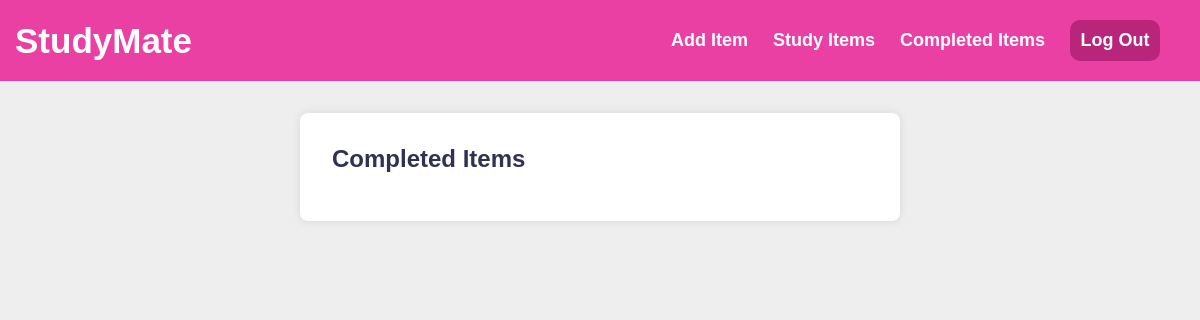
The page /completed (signed in) on the database as committed earlier.
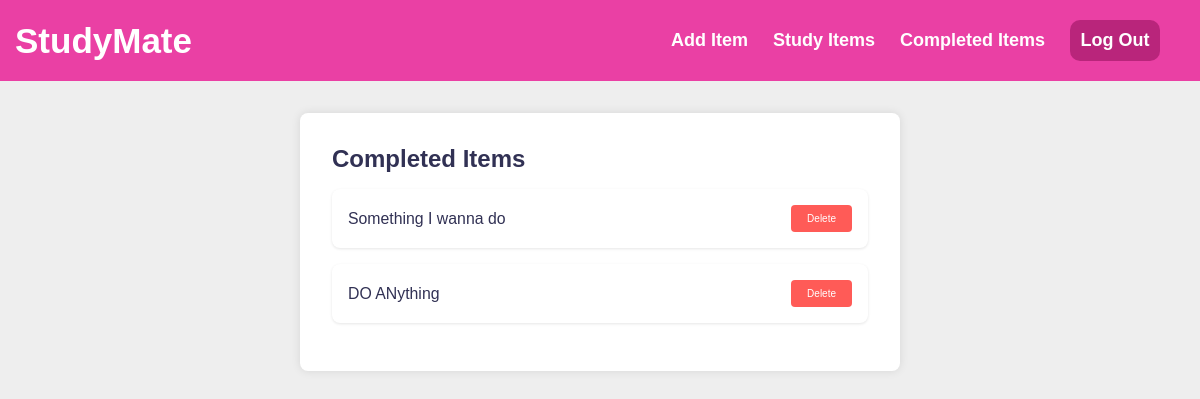
The same page on the database as committed later.
### app.py (models this page shows)
class Task(db.Model):
    id = db.Column(db.Integer, primary_key=True)
    task = db.Column(db.String(200), nullable=False)
    done = db.Column(db.Boolean, default=False)
    user_id = db.Column(db.Integer, db.ForeignKey('user.id'), nullable=False)
    tag_id = db.Column(db.Integer, db.ForeignKey('tag.id'))  # Foreign key to Tag table

### app.py (the view)
@app.route('/completed')
@login_required
def completed():
    completed_tasks = Task.query.filter_by(user_id=current_user.id, done=True).all()
    return render_template('completed_routines.html', completed_tasks=completed_tasks)

### app.py (called while the page is built)
@login_manager.user_loader
def load_user(user_id):
    return User.query.get(int(user_id))

### templates/completed_routines.html (shortened to what this page needs)
<!DOCTYPE html>
<html lang="en">
  <head>
    <link
      rel="stylesheet"
      href="{{ url_for('static', filename='createroutine.css') }}"
    />
  </head>
  {% include 'navigation.html' %}
  <body>
    <div class="container">
      <h1 class="headers">Completed Items</h1>
      <ul class="study_list">
        {% for item in completed_tasks %}
        <li class="study_items">
          <label>
            <span>{{ item.task }}</span>
          </label>
          <div class="actions">
            <a
              class="button delete-button"
              href="{{ url_for('delete', id=item.id) }}"
              >Delete</a
            >
          </div>
        </li>
        {% endfor %}
      </ul>
    </div>
  </body>
</html>

### templates/navigation.html (shortened to what this page needs)
<!DOCTYPE html>
<html lang="en">
<head>
  <link
    rel="stylesheet"
    type="text/css"
    href="{{ url_for('static', filename='nav.css') }}"
  />
</head>
<body>
  <div class="navigation">
    <div class="logo"><a href="#" alt="Logo">StudyMate</a></div>
    <div class="nav-links">
      <a href="{{ url_for('layout') }} "> Add Item</a>
      <a href="{{ url_for('index') }}">Study Items</a>
      <a href="{{ url_for('completed') }}">Completed Items</a>
      <a href="{{ url_for('logout') }}" class="navbutton">Log Out</a>
    </div>
  </div>
</body>
</html>

### static/createroutine.css (style rules this page uses)
:root { --primary: #ea40a4; --light: #eee; --dark: #313154; --danger: #ff5b57; }
* { margin: 0; padding: 0; box-sizing: border-box; }
body { background: var(--light); color: var(--dark); font-family: "Montserrat", sans-serif; }
.container { margin: 2rem auto; padding: 2rem; max-width: 600px; background-color: #fff; border-radius: 8px; box-shadow: 0 0 10px rgba(0, 0, 0, 0.1); }
.headers { font-size: 1.5rem; font-weight: 700; margin-bottom: 1rem; }
.study_items { display: flex; align-items: center; background-color: #fff; padding: 1rem; border-radius: 0.5rem; box-shadow: 0 1px 3px rgba(0, 0, 0, 0.1); margin-bottom: 1rem; }
.study_items label { margin-right: 0.9rem; cursor: pointer; }
.study_items span { font-size: 0.99rem; }
.study_items .actions { margin-left: auto; }
.button { display: inline-block; padding: 0.5rem 1rem; border: none; border-radius: 0.25rem; cursor: pointer; transition: opacity 0.2s ease-in-out; text-decoration: none; color: #5f2020; font-weight: 500; text-align: center; font-size: 10px; }
.delete-button { background-color: var(--danger); color: white; }

### static/nav.css (style rules this page uses)
body { margin: 0; background-color: #EEE; }
* { margin: 0; padding: 0; box-sizing: border-box; text-decoration: none; font-family: 'montserrat', sans-serif; }
.navigation { background-color: #EA40A4; color: white; display: flex; align-items: center; padding: 20px 15px; justify-content: space-between; }
.nav-links { display: flex; align-items: center; }
.logo a { font-size: 35px; font-weight: 600; color: white; margin-right: auto; }
.nav-links a { color: white; font-size: 18px; font-weight: bold; margin-right: 25px; }
.navbutton { background-color: rgba(168, 28, 110, 0.75);; border-radius: 10px; padding: 10px; width: 90px; text-align: center; }

Rows that differ between the two databases and show on the page:
added Task: task "Something I wanna do"
added Task: task "DO ANything"
